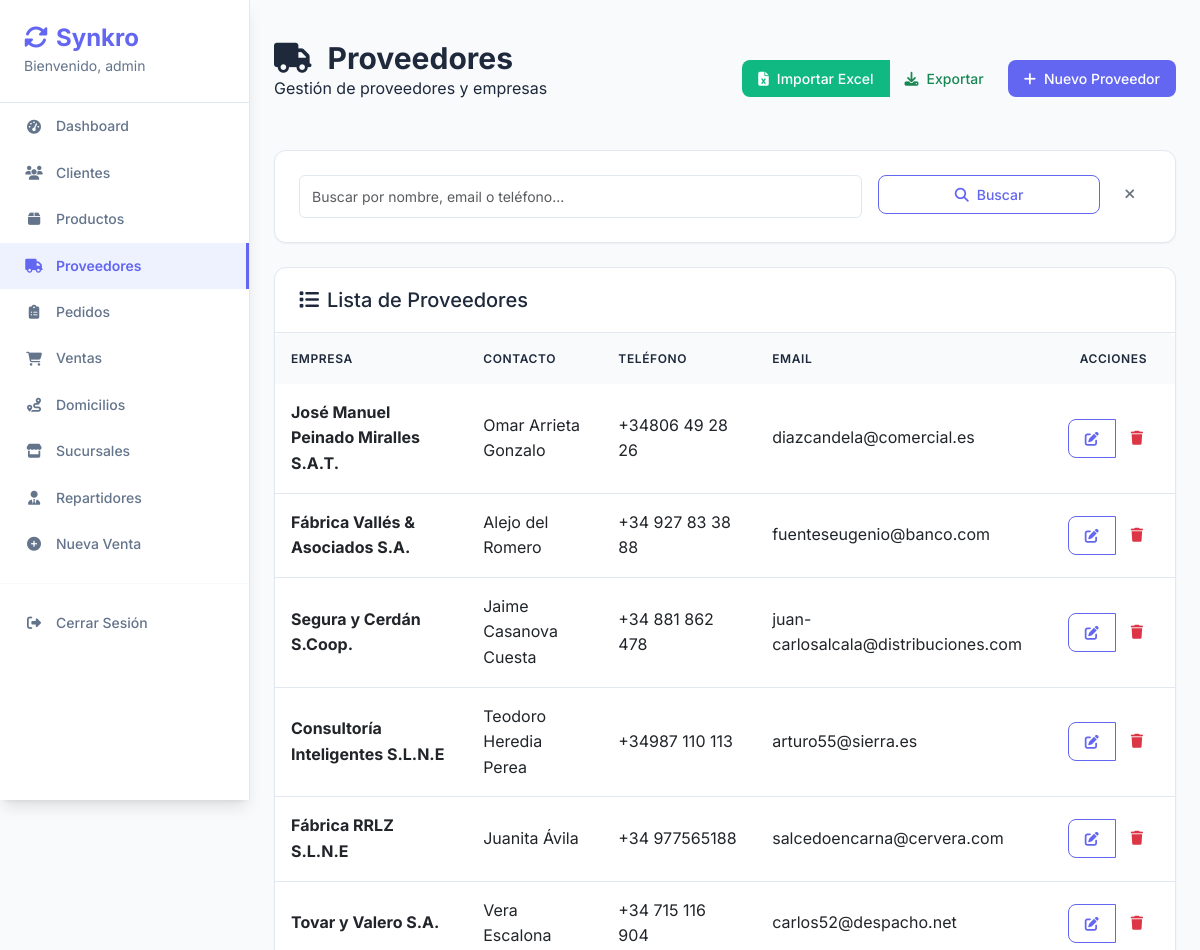
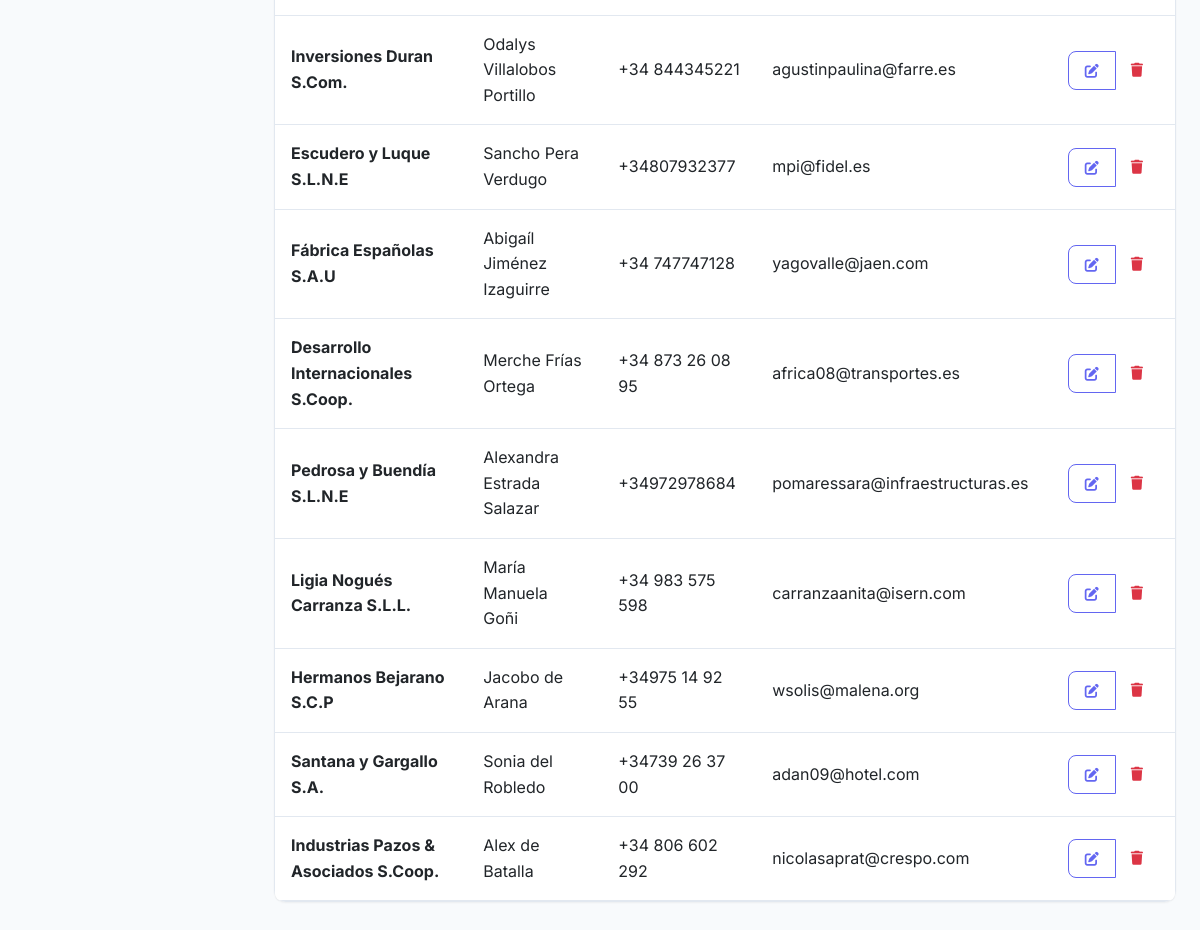
The app's page /proveedores/ (signed in) with its own data (2 pictures, top to bottom).
### core/models.py (models this page shows, shortened)
class Proveedor(models.Model):
    nombre = models.CharField(max_length=200)
    contacto = models.CharField(max_length=100, blank=True)
    razon_social = models.CharField(max_length=200, blank=True)
    direccion = models.CharField(max_length=200, blank=True)
    telefono = models.CharField(max_length=20, blank=True)
    email = models.EmailField(blank=True, null=True)

### core/views.py (the view)
# urls.py: path('proveedores/', views.proveedor_list, name='proveedor_list'),
@login_required
def proveedor_list(request):
    search = request.GET.get('search', '')
    proveedores = Proveedor.objects.all()
    if search:
        proveedores = proveedores.filter(
            Q(nombre__icontains=search) |
            Q(email__icontains=search) |
            Q(telefono__icontains=search)
        )
    return render(request, 'proveedores/list.html', {
        'proveedores': proveedores,
        'search': search
    })

### core/templates/proveedores/list.html (shortened to what this page needs)
{% extends 'base.html' %}
{% block content %}
<div class="page-header">
    <div class="d-flex justify-content-between align-items-center">
        <div>
            <h1 class="page-title">
                <i class="fas fa-truck me-3"></i>Proveedores
            </h1>
            <p class="page-subtitle">Gestión de proveedores y empresas</p>
        </div>
        <div class="btn-toolbar">
            <div class="btn-group me-2">
                <button type="button" class="btn btn-success" data-bs-toggle="modal" data-bs-target="#importarModal">
                    <i class="fas fa-file-excel me-2"></i>Importar Excel
                </button>
                <a href="{% url 'proveedores_exportar_excel' %}" class="btn btn-outline-success">
                    <i class="fas fa-download me-2"></i>Exportar
                </a>
            </div>
            <a href="{% url 'proveedor_add' %}" class="btn btn-primary">
                <i class="fas fa-plus me-2"></i>Nuevo Proveedor
            </a>
        </div>
    </div>
</div>
<div class="card mb-4">
    <div class="card-body">
        <form method="get" class="row g-3">
            <div class="col-md-8">
                <input type="text" name="search" class="form-control"
                       placeholder="Buscar por nombre, email o teléfono..."
                       value="{{ search }}">
            </div>
            <div class="col-md-4">
                <div class="d-flex gap-2">
                    <button type="submit" class="btn btn-outline-primary flex-fill">
                        <i class="fas fa-search me-2"></i>Buscar
                    </button>
                    <a href="{% url 'proveedor_list' %}" class="btn btn-outline-secondary">
                        <i class="fas fa-times"></i>
                    </a>
                </div>
            </div>
        </form>
    </div>
</div>
<div class="card">
    <div class="card-header">
        <h5 class="mb-0">
            <i class="fas fa-list me-2"></i>Lista de Proveedores
        </h5>
    </div>
    <div class="card-body p-0">
        {% if proveedores %}
            <div class="table-responsive">
                <table class="table table-hover mb-0">
                    <thead>
                        <tr>
                            <th>Empresa</th>
                            <th>Contacto</th>
                            <th>Teléfono</th>
                            <th>Email</th>
                            <th class="text-center">Acciones</th>
                        </tr>
                    </thead>
                    <tbody>
                        {% for proveedor in proveedores %}
                        <tr>
                            <td>
                                <strong>{{ proveedor.nombre }}</strong>
                            </td>
                            <td>{{ proveedor.contacto|default:"-" }}</td>
                            <td>{{ proveedor.telefono|default:"-" }}</td>
                            <td>{{ proveedor.email|default:"-" }}</td>
                            <td class="text-center">
                                <div class="btn-group btn-group-sm">
                                    <a href="{% url 'proveedor_edit' proveedor.pk %}"
                                       class="btn btn-outline-primary" title="Editar">
                                        <i class="fas fa-edit"></i>
                                    </a>
                                    <a href="{% url 'proveedor_delete' proveedor.pk %}"
                                       class="btn btn-outline-danger" title="Eliminar">
                                        <i class="fas fa-trash"></i>
                                    </a>
                                </div>
                            </td>
                        </tr>
                        {% endfor %}
                    </tbody>
                </table>
            </div>
        {% endif %}
    </div>
</div>
{% endblock %}

### core/templates/base.html (shortened to what this page needs)
<!DOCTYPE html>
<html lang="es">
<head>
    <link href="https://cdn.jsdelivr.net/npm/bootstrap@5.3.0/dist/css/bootstrap.min.css" rel="stylesheet">
    <link href="https://cdnjs.cloudflare.com/ajax/libs/font-awesome/6.4.0/css/all.min.css" rel="stylesheet">
</head>
<body>
    <nav class="sidebar">
        <div class="sidebar-brand">
            <h4>
                <i class="fas fa-sync-alt me-2"></i>Synkro
            </h4>
            {% if user.is_authenticated %}
                <small>Bienvenido, {{ user.username }}</small>
            {% endif %}
        </div>
        {% if user.is_authenticated %}
        <ul class="nav flex-column">
            <li class="nav-item">
                <a class="nav-link {% if request.resolver_match.url_name == 'dashboard' %}active{% endif %}" href="{% url 'dashboard' %}">
                    <i class="fas fa-tachometer-alt"></i>Dashboard
                </a>
            </li>
            <li class="nav-item">
                <a class="nav-link {% if 'cliente' in request.resolver_match.url_name %}active{% endif %}" href="{% url 'cliente_list' %}">
                    <i class="fas fa-users"></i>Clientes
                </a>
            </li>
            <li class="nav-item">
                <a class="nav-link {% if 'producto' in request.resolver_match.url_name %}active{% endif %}" href="{% url 'producto_list' %}">
                    <i class="fas fa-box"></i>Productos
                </a>
            </li>
            <li class="nav-item">
                <a class="nav-link {% if 'proveedor' in request.resolver_match.url_name %}active{% endif %}" href="{% url 'proveedor_list' %}">
                    <i class="fas fa-truck"></i>Proveedores
                </a>
            </li>
            <li class="nav-item">
                <a class="nav-link {% if 'pedido' in request.resolver_match.url_name %}active{% endif %}" href="{% url 'pedido_list' %}">
                    <i class="fas fa-clipboard-list"></i>Pedidos
                </a>
            </li>
            <li class="nav-item">
                <a class="nav-link {% if 'venta' in request.resolver_match.url_name %}active{% endif %}" href="{% url 'venta_list' %}">
                    <i class="fas fa-shopping-cart"></i>Ventas
                </a>
            </li>
            <li class="nav-item">
                <a class="nav-link {% if 'domicilio' in request.resolver_match.url_name or 'ruta' in request.resolver_match.url_name %}active{% endif %}" href="{% url 'domicilios_home' %}">
                    <i class="fas fa-route"></i>Domicilios
                </a>
            </li>
            <li class="nav-item">
                <a class="nav-link {% if 'sucursal' in request.resolver_match.url_name %}active{% endif %}" href="{% url 'sucursal_list' %}">
                    <i class="fas fa-store"></i>Sucursales
                </a>
            </li>
            <li class="nav-item">
                <a class="nav-link {% if 'repartidor' in request.resolver_match.url_name %}active{% endif %}" href="{% url 'repartidor_list' %}">
                    <i class="fas fa-user-tie"></i>Repartidores
                </a>
            </li>
            <li class="nav-item">
                <a class="nav-link" href="{% url 'nueva_venta' %}">
                    <i class="fas fa-plus-circle"></i>Nueva Venta
                </a>
            </li>
            <hr>
            <li class="nav-item">
                <a class="nav-link" href="{% url 'logout' %}">
                    <i class="fas fa-sign-out-alt"></i>Cerrar Sesión
                </a>
            </li>
        </ul>
        {% endif %}
    </nav>
    <main class="main-content">
                <div class="pt-3 pb-2 mb-3">
        {% block content %}
        {% endblock %}
    </main>
</body>
</html>

### core/templates/base.html (style rules this page uses)
:root { --primary-color: #6366f1; --primary-light: #818cf8; --primary-dark: #4f46e5; --secondary-color: #64748b; --success-color: #10b981; --warning-color: #f59e0b; --danger-color: #ef4444; --light-bg: #f8fafc; --white-bg: #ffffff; --dark-text: #1e293b; --light-text: #64748b; --border-color: #e2e8f0; --shadow-sm: 0 1px 2px 0 rgb(0 0 0 / 0.05); --shadow-md: 0 4px 6px -1px rgb(0 0 0 / 0.1), 0 2px 4px -2px rgb(0 0 0 / 0.1); --shadow-lg: 0 10px 15px -3px rgb(0 0 0 / 0.1), 0 4px 6px -4px rgb(0 0 0 / 0.1); }
body { background-color: var(--light-bg); font-family: 'Inter', -apple-system, BlinkMacSystemFont, 'Segoe UI', sans-serif; color: var(--dark-text); line-height: 1.6; }
.sidebar { min-height: 100vh; background: var(--white-bg); border-right: 1px solid var(--border-color); box-shadow: var(--shadow-lg); position: fixed; top: 0; left: 0; width: 250px; z-index: 1000; overflow-y: auto; }
.sidebar .nav-link { color: var(--light-text); padding: 12px 24px; margin: 0; border-radius: 0; transition: all 0.2s ease; font-weight: 500; font-size: 0.875rem; display: flex; align-items: center; gap: 12px; }
.sidebar .nav-link i { width: 20px; text-align: center; }
.sidebar .nav-link.active { color: var(--primary-color); background-color: #eef2ff; border-right: 3px solid var(--primary-color); font-weight: 600; }
.sidebar-brand { padding: 24px; border-bottom: 1px solid var(--border-color); }
.sidebar-brand h4 { color: var(--primary-color); font-weight: 700; font-size: 1.5rem; margin: 0; }
.sidebar-brand small { color: var(--light-text); font-size: 0.875rem; }
.main-content { background-color: var(--light-bg); min-height: 100vh; padding: 24px; margin-left: 250px; }
.card { background: var(--white-bg); border: 1px solid var(--border-color); border-radius: 12px; box-shadow: var(--shadow-sm); transition: all 0.2s ease; }
.card-header { background: transparent; border-bottom: 1px solid var(--border-color); padding: 20px 24px; font-weight: 600; color: var(--dark-text); }
.card-body { padding: 24px; }
.btn { font-weight: 500; border-radius: 8px; padding: 8px 16px; font-size: 0.875rem; transition: all 0.2s ease; border: none; }
.btn-primary { background-color: var(--primary-color); color: white; }
.btn-success { background-color: var(--success-color); color: white; }
.btn-outline-primary { border: 1px solid var(--primary-color); color: var(--primary-color); background: transparent; }
.table { background: var(--white-bg); border-radius: 8px; overflow: hidden; box-shadow: var(--shadow-sm); margin-bottom: 0; }
.table thead th { background-color: #f8fafc; color: var(--dark-text); border: none; font-weight: 600; font-size: 0.75rem; text-transform: uppercase; letter-spacing: 0.05em; padding: 16px; }
.table tbody td { padding: 16px; border-color: var(--border-color); vertical-align: middle; }
.form-control, .form-select { border-radius: 6px; border: 1px solid var(--border-color); padding: 10px 12px; font-size: 0.875rem; transition: all 0.2s ease; }
.page-header { margin-bottom: 32px; }
.page-title { font-size: 1.875rem; font-weight: 700; color: var(--dark-text); margin: 0; }
hr { border-color: var(--border-color); margin: 16px 0; }

### records on screen
Proveedor: nombre "José Manuel Peinado Miralles S.A.T.", contacto "Omar Arrieta Gonzalo", telefono "+34806 49 28 26", email "diazcandela@comercial.es"
Proveedor: nombre "Fábrica Vallés & Asociados S.A.", contacto "Alejo del Romero", telefono "+34 927 83 38 88", email "fuenteseugenio@banco.com"
Proveedor: nombre "Segura y Cerdán S.Coop.", contacto "Jaime Casanova Cuesta", telefono "+34 881 862 478", email "juan-carlosalcala@distribuciones.com"
Proveedor: nombre "Consultoría Inteligentes S.L.N.E", contacto "Teodoro Heredia Perea", telefono "+34987 110 113", email "arturo55@sierra.es"
Proveedor: nombre "Fábrica RRLZ S.L.N.E", contacto "Juanita Ávila", telefono "+34 977565188", email "salcedoencarna@cervera.com"
Proveedor: nombre "Tovar y Valero S.A.", contacto "Vera Escalona", telefono "+34 715 116 904", email "carlos52@despacho.net"
Proveedor: nombre "Inversiones Duran S.Com.", contacto "Odalys Villalobos Portillo", telefono "+34 844345221", email "agustinpaulina@farre.es"
Proveedor: nombre "Escudero y Luque S.L.N.E", contacto "Sancho Pera Verdugo", telefono "+34807932377", email "mpi@fidel.es"
Proveedor: nombre "Fábrica Españolas S.A.U", contacto "Abigaíl Jiménez Izaguirre", telefono "+34 747747128", email "yagovalle@jaen.com"
Proveedor: nombre "Desarrollo Internacionales S.Coop.", contacto "Merche Frías Ortega", telefono "+34 873 26 08 95", email "africa08@transportes.es"
Proveedor: nombre "Pedrosa y Buendía S.L.N.E", contacto "Alexandra Estrada Salazar", telefono "+34972978684", email "pomaressara@infraestructuras.es"
Proveedor: nombre "Ligia Nogués Carranza S.L.L.", contacto "María Manuela Goñi", telefono "+34 983 575 598", email "carranzaanita@isern.com"
Proveedor: nombre "Hermanos Bejarano S.C.P", contacto "Jacobo de Arana", telefono "+34975 14 92 55", email "wsolis@malena.org"
Proveedor: nombre "Santana y Gargallo S.A.", contacto "Sonia del Robledo", telefono "+34739 26 37 00", email "adan09@hotel.com"
Proveedor: nombre "Industrias Pazos & Asociados S.Coop.", contacto "Alex de Batalla", telefono "+34 806 602 292", email "nicolasaprat@crespo.com"

### other values on screen
{{ user.username }} "admin"
